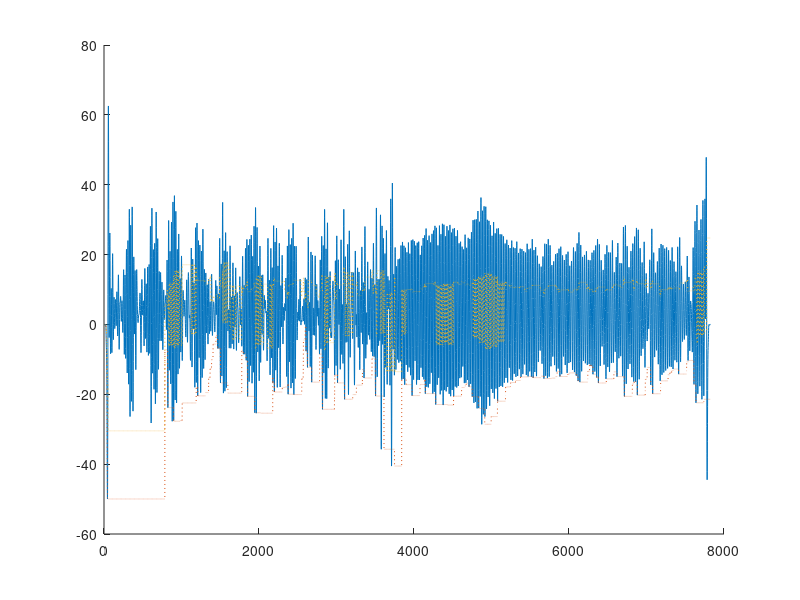

The MATLAB script that drew this image:
load raw_data.csv

rawH = raw_data(:,1);
baselinelist = [];
thresholdlist = [];
upperthresholdlist = [];
upperthresholdidx = [];
lowerthresholdlist = [];
lowerthresholdidx = [];
averagelist = [];

h1=firls(50,[0 0.2 1 25]/50*2,[0 0 1 1]);
h2=firls(50, [0 2.5 4 25]/50*2,[1 1 0 0]);


%%
% load raw_data_conti.csv
% hold on
% rawH = raw_data_conti(:,1);
% plot(rawH)
rawH = conv(rawH, h1);
rawH = conv(rawH, h2);
% plot(rawH)

%%
currHR_val = rawH;
rawHR_stackIdx = 0;
prevHR_val = 255;
hr_state = 0;
hr_peak = 0;
hr_baseline = 0;
hr_threshold = 0;
hr_pulsecnt = 0;
hr_period = [0,0,0];
hr_mstick = 0;
hr_std = 0;
hr_mean = 0;
flg_esta = 0;
outHR = 0;
flg_start = 0;
rawHR_stack = zeros(length(currHR_val),1);
outHR = [];
cntH = 0;

tic

hr_datacnt = 0;

for i = 1:length(currHR_val)
    if i>51
        averagelist = [averagelist mean(currHR_val(i-50:i))];
    else
        averagelist = [averagelist mean(currHR_val(1:i))];
    end
    baselinelist = [baselinelist hr_baseline];
    if hr_state == 0 || hr_state == 1
        thresholdlist = [thresholdlist hr_baseline + hr_threshold];
%         upperthresholdlist = [upperthresholdlist baseline+threshold];
%         upperthresholdidx = [upperthresholdidx i];
    else
        thresholdlist = [thresholdlist hr_peak - hr_threshold];
%         lowerthresholdlist = [lowerthresholdlist baseline-threshold];
%         lowerthresholdidx = [lowerthresholdidx i];
    end
    
    rawHR_stack(i,:) = currHR_val(i);

    if hr_state == 0
        hr_baseline = min(rawHR_stack(i-hr_datacnt:i));
        hr_peak = max(rawHR_stack(i-hr_datacnt:i));
        if hr_datacnt < 100
            hr_datacnt = hr_datacnt + 1;
        end
        hr_threshold = (hr_peak-hr_baseline)/1.5;
        if hr_peak-hr_baseline>50 && currHR_val(i) > hr_baseline + hr_threshold
            hr_state = 2;
            hr_mstick = round(toc * 20000);
            hr_pulsecnt = 0;
        end
    elseif hr_state == 1
        if currHR_val(i) > hr_baseline + hr_threshold
            hr_state = 2;   
            hr_period(hr_pulsecnt) = round(toc * 20000)-hr_mstick;
            hr_mstick = round(toc * 20000);
        else 
            if (round(toc * 20000) - hr_mstick > 2000) 
                hr_state = 0;
                flg_esta = 0;
            end
        end
    elseif hr_state == 2
        if currHR_val(i) < hr_peak - hr_threshold
            if flg_esta == 0
                hr_state = 1;
                if hr_pulsecnt>0
                    hr_period(hr_pulsecnt) = hr_period(hr_pulsecnt) + (round(toc * 20000)-hr_mstick);
                    if (hr_pulsecnt == 3) 
                        hr_std = std(hr_period);
                        hr_mean = mean(hr_period);
                        if hr_mean > 200 && hr_mean < 3000 && hr_std < 500
                            hr_state = 1;
                            flg_esta = 1;
                        else 
                            hr_state = 0;
                            flg_esta = 0;
                        end
                    end
                else
                    hr_baseline = min(rawHR_stack(i-hr_datacnt:i));
                    hr_peak = max(rawHR_stack(i-hr_datacnt:i));
                    hr_threshold = (hr_peak-hr_baseline)/1.5;
                end
                hr_mstick = round(toc * 20000);
                hr_pulsecnt = mod(hr_pulsecnt, 3) + 1;
            else 
                hr_state = 1;
                flg_esta = 1;
                hr_baseline = min(rawHR_stack(i-50:i));
                hr_peak = max(rawHR_stack(i-hr_datacnt:i));
                hr_threshold = (hr_peak-hr_baseline)/1.5;
                hr_period(hr_pulsecnt) = hr_period(hr_pulsecnt) + round(toc * 20000)-hr_mstick;
                hr_mstick = round(toc * 20000);
                hr_pulsecnt = mod(hr_pulsecnt, 3) + 1;
                hr_std = std(hr_period);
                hr_mean = mean(hr_period);
                if hr_mean > 200 && hr_mean < 3000 && hr_std < 500
                    cntH = cntH + 1;
                    outHR = [outHR 60000./hr_mean];
                else 
                    hr_state = 0;
                    flg_esta = 0;
                end
            end
        else 
            if round(toc * 20000) - hr_mstick > 1000
                hr_state = 0;
                flg_esta = 0;
            end
        end
    end

    prevHR_val = currHR_val(i);
    pause(0.001)
end

%%
hold on
plot(rawH)
% plot(averagelist)
plot(baselinelist,':')
plot(thresholdlist,':')